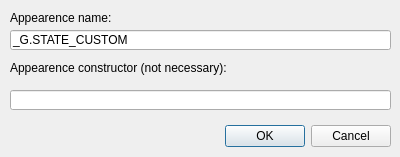
<?xml version="1.0" encoding="UTF-8"?>
<ui version="4.0">
 <class>AddEditAppearence</class>
 <widget class="QDialog" name="AddEditAppearence">
  <property name="geometry">
   <rect>
    <x>0</x>
    <y>0</y>
    <width>400</width>
    <height>157</height>
   </rect>
  </property>
  <property name="windowTitle">
   <string>Dialog</string>
  </property>
  <widget class="QDialogButtonBox" name="buttonBox">
   <property name="geometry">
    <rect>
     <x>50</x>
     <y>120</y>
     <width>341</width>
     <height>32</height>
    </rect>
   </property>
   <property name="orientation">
    <enum>Qt::Horizontal</enum>
   </property>
   <property name="standardButtons">
    <set>QDialogButtonBox::Cancel|QDialogButtonBox::Ok</set>
   </property>
  </widget>
  <widget class="QLabel" name="label">
   <property name="geometry">
    <rect>
     <x>10</x>
     <y>10</y>
     <width>101</width>
     <height>16</height>
    </rect>
   </property>
   <property name="text">
    <string>Appearence name:</string>
   </property>
  </widget>
  <widget class="QLineEdit" name="AppNameEdit">
   <property name="geometry">
    <rect>
     <x>10</x>
     <y>30</y>
     <width>381</width>
     <height>20</height>
    </rect>
   </property>
   <property name="text">
    <string>_G.STATE_CUSTOM</string>
   </property>
  </widget>
  <widget class="QLineEdit" name="AppConstructorEdit">
   <property name="geometry">
    <rect>
     <x>10</x>
     <y>90</y>
     <width>381</width>
     <height>20</height>
    </rect>
   </property>
  </widget>
  <widget class="QLabel" name="label_2">
   <property name="geometry">
    <rect>
     <x>10</x>
     <y>60</y>
     <width>381</width>
     <height>16</height>
    </rect>
   </property>
   <property name="text">
    <string>Appearence constructor (not necessary):</string>
   </property>
  </widget>
 </widget>
 <resources/>
 <connections>
  <connection>
   <sender>buttonBox</sender>
   <signal>accepted()</signal>
   <receiver>AddEditAppearence</receiver>
   <slot>accept()</slot>
   <hints>
    <hint type="sourcelabel">
     <x>268</x>
     <y>74</y>
    </hint>
    <hint type="destinationlabel">
     <x>157</x>
     <y>105</y>
    </hint>
   </hints>
  </connection>
  <connection>
   <sender>buttonBox</sender>
   <signal>rejected()</signal>
   <receiver>AddEditAppearence</receiver>
   <slot>reject()</slot>
   <hints>
    <hint type="sourcelabel">
     <x>336</x>
     <y>80</y>
    </hint>
    <hint type="destinationlabel">
     <x>286</x>
     <y>105</y>
    </hint>
   </hints>
  </connection>
 </connections>
</ui>
